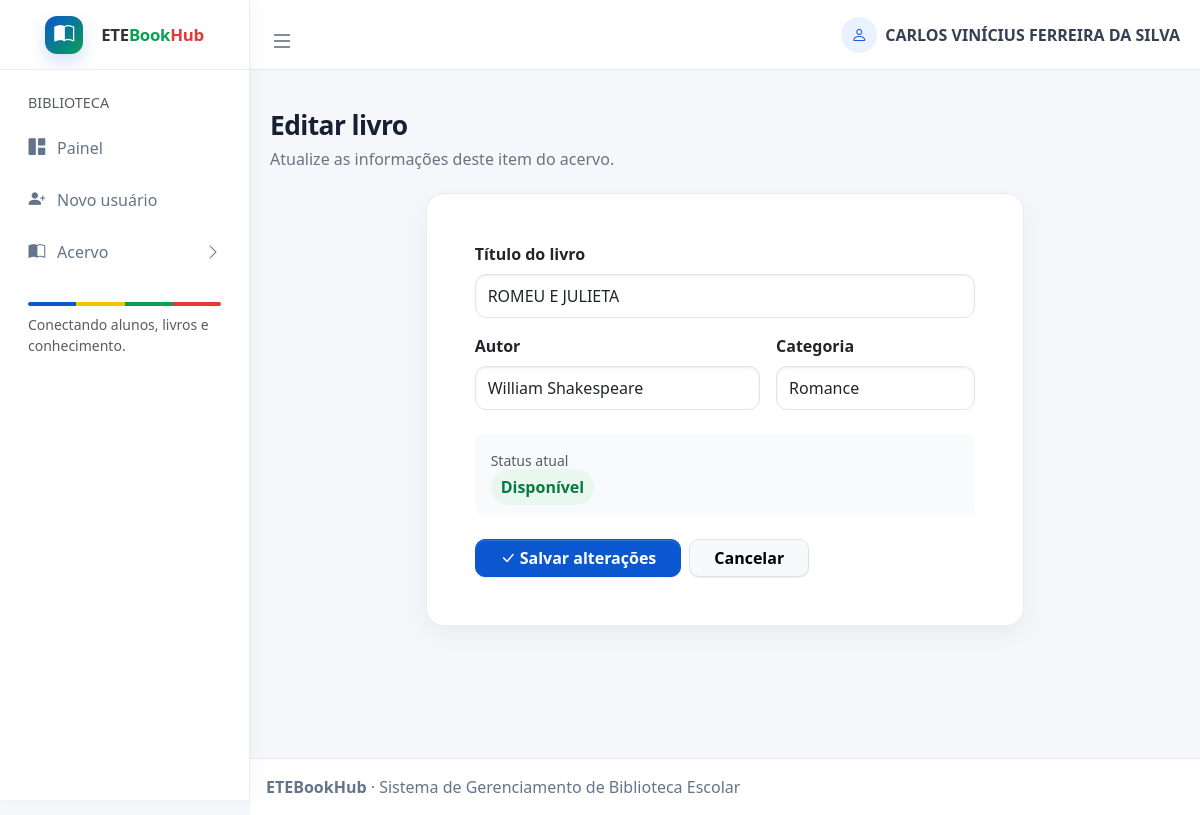
/editar_livro/2 (signed in), run on the app's committed database.
### tables this page shows
CREATE TABLE livro(
   id integer primary key autoincrement,
   titulo varchar(150) not null,
   autor varchar(120) not null,
   categoria varchar(60),
   status varchar(20) default 'disponivel',
   imagem blob,
   img varchar(100)
);

### app.py (the view, shortened to what this page needs)
@app.route("/editar_livro/<int:id_livro>", methods=["GET", "POST"])
@login_required
def editarLivro(id_livro):
    livro = buscar_livro(id_livro)
    if livro is None:
        flash("Livro não encontrado.", "danger")
        return redirect(url_for("listarLivros"))
    return render_template("admin/editar_livro.html", livro=livro)

### app.py (called while the page is built)
def login_required(view):
    @wraps(view)
    def wrapped_view(*args, **kwargs):
        if session.get("usuario_id") is None:
            flash("Entre com sua conta para acessar o acervo.", "warning")
            return redirect(url_for("login"))
        return view(*args, **kwargs)
    return wrapped_view

### database.py (called while the page is built)
def conexao():
    conn = sqlite3.connect("biblioteca.db")
    conn.row_factory = sqlite3.Row
    return conn

def buscar_livro(id_livro):
    conn = conexao()
    livro = conn.execute(
        "SELECT * FROM livro WHERE id = ?", (id_livro,)
    ).fetchone()
    conn.close()
    return livro

### templates/admin/editar_livro.html (shortened to what this page needs)
{% extends 'admin/base.html' %}
{% block content %}
<div class="page-heading"><h1>Editar livro</h1><p>Atualize as informações deste item do acervo.</p></div>
<div class="row justify-content-center"><div class="col-xl-8"><div class="card"><div class="card-body p-4 p-lg-5">
<form method="POST">
  <div class="row g-3">
    <div class="col-12"><label for="titulo" class="form-label fw-semibold">Título do livro</label><input type="text" class="form-control" id="titulo" name="titulo" value="{{ livro['titulo'] }}" required></div>
    <div class="col-md-7"><label for="autor" class="form-label fw-semibold">Autor</label><input type="text" class="form-control" id="autor" name="autor" value="{{ livro['autor'] }}" required></div>
    <div class="col-md-5"><label for="categoria" class="form-label fw-semibold">Categoria</label><input type="text" class="form-control" id="categoria" name="categoria" value="{{ livro['categoria'] or '' }}"></div>
  </div>
  <div class="mt-4 p-3 rounded-3" style="background:#f8fafc"><small class="text-muted d-block mb-1">Status atual</small>{% if livro['status'] == 'disponivel' %}<span class="badge-soft badge-available">Disponível</span>{% else %}<span class="badge-soft badge-loaned">Emprestado</span>{% endif %}</div>
  <div class="d-flex gap-2 mt-4"><button type="submit" class="btn btn-primary px-4"><i class="bi bi-check-lg me-1"></i>Salvar alterações</button><a href="{{ url_for('listarLivros') }}" class="btn btn-light border px-4">Cancelar</a></div>
</form>
</div></div></div></div>
{% endblock %}

### static/css/etebookhub.css (style rules this page uses)
:root { --ete-blue: #0b57d0; --ete-blue-dark: #083b8f; --ete-green: #0a9f55; --ete-yellow: #f5c400; --ete-red: #e53935; --ete-bg: #f5f7fb; --ete-text: #172033; --ete-muted: #6b7280; --ete-border: #e8ecf2; --ete-radius: 18px; }
body { background: var(--ete-bg) !important; color: var(--ete-text); }
.page-heading { margin-bottom: 22px; }
.page-heading h1 { font-size:1.65rem; font-weight:800; letter-spacing:-.6px; margin:0; }
.page-heading p { margin:5px 0 0; color:var(--ete-muted); }
.card, .small-box { border:1px solid var(--ete-border) !important; border-radius:var(--ete-radius) !important; box-shadow:0 10px 28px rgba(15,23,42,.05) !important; overflow:hidden; }
.card { background:#fff; }
.card-body { padding:20px; }
.btn { border-radius:10px !important; font-weight:600; }
.btn-primary { background:var(--ete-blue) !important; border-color:var(--ete-blue) !important; }
.form-control, .form-select { border-radius:11px; border-color:#dfe5ed; min-height:44px; }
.badge-soft { border-radius:999px; padding:7px 10px; font-weight:700; }
.badge-available { background:#e8f8ef; color:#087a40; }

### data on the page
livro: titulo "ROMEU E JULIETA", autor "William Shakespeare", categoria "Romance"

### other printed values
{{ session.get('usuario_nome', 'Visitante') }} "CARLOS VINÍCIUS FERREIRA DA SILVA"
